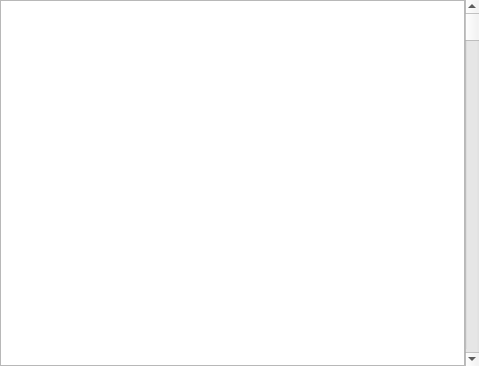
<?xml version="1.0" encoding="UTF-8"?>
<ui version="4.0">
 <class>TextVisualization</class>
 <widget class="QWidget" name="TextVisualization">
  <property name="geometry">
   <rect>
    <x>0</x>
    <y>0</y>
    <width>479</width>
    <height>366</height>
   </rect>
  </property>
  <property name="windowTitle">
   <string>Form</string>
  </property>
  <layout class="QGridLayout" name="gridLayout">
   <property name="margin">
    <number>0</number>
   </property>
   <property name="spacing">
    <number>0</number>
   </property>
   <item row="0" column="1">
    <widget class="QScrollBar" name="verticalScrollBar">
     <property name="maximum">
      <number>1000000000</number>
     </property>
     <property name="singleStep">
      <number>1</number>
     </property>
     <property name="tracking">
      <bool>true</bool>
     </property>
     <property name="orientation">
      <enum>Qt::Vertical</enum>
     </property>
    </widget>
   </item>
   <item row="0" column="0">
    <widget class="QTextEdit" name="textEdit">
     <property name="contextMenuPolicy">
      <enum>Qt::DefaultContextMenu</enum>
     </property>
     <property name="verticalScrollBarPolicy">
      <enum>Qt::ScrollBarAlwaysOff</enum>
     </property>
     <property name="horizontalScrollBarPolicy">
      <enum>Qt::ScrollBarAlwaysOff</enum>
     </property>
     <property name="lineWrapMode">
      <enum>QTextEdit::NoWrap</enum>
     </property>
     <property name="textInteractionFlags">
      <set>Qt::TextSelectableByKeyboard|Qt::TextSelectableByMouse</set>
     </property>
    </widget>
   </item>
  </layout>
 </widget>
 <resources/>
 <connections/>
</ui>
